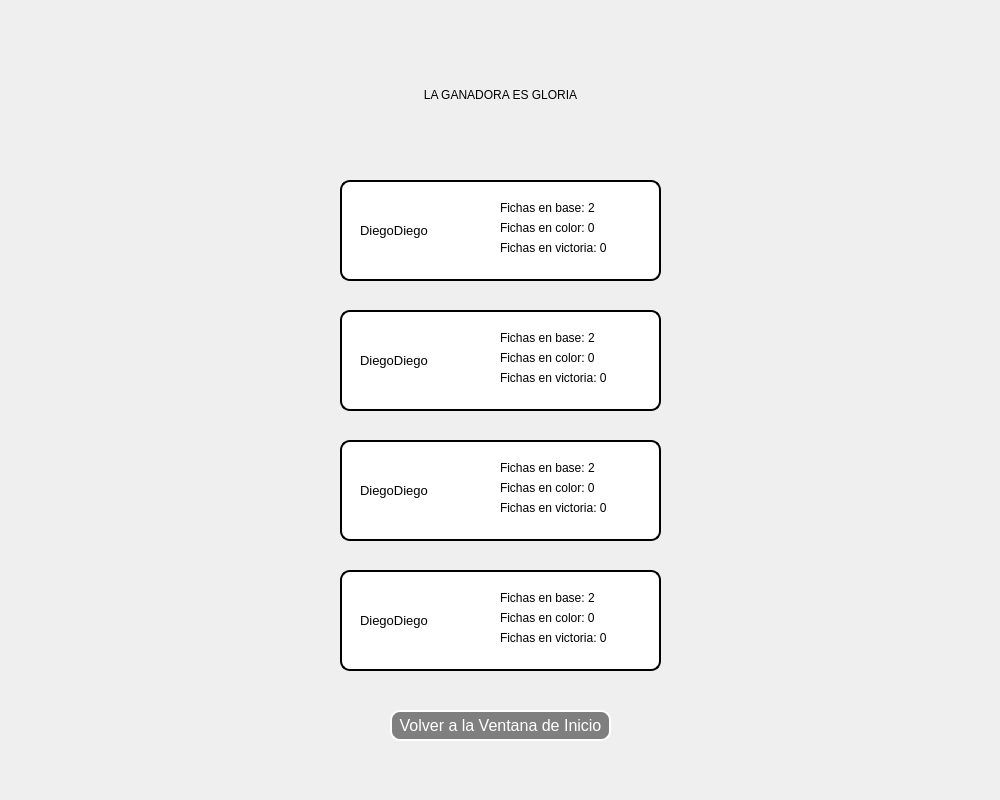
<?xml version="1.0" encoding="UTF-8"?>
<ui version="4.0">
 <class>MainWindow</class>
 <widget class="QMainWindow" name="MainWindow">
  <property name="geometry">
   <rect>
    <x>0</x>
    <y>0</y>
    <width>1000</width>
    <height>800</height>
   </rect>
  </property>
  <property name="windowTitle">
   <string>MainWindow</string>
  </property>
  <widget class="QWidget" name="centralwidget">
   <widget class="QLabel" name="label">
    <property name="geometry">
     <rect>
      <x>0</x>
      <y>0</y>
      <width>1000</width>
      <height>800</height>
     </rect>
    </property>
    <property name="text">
     <string/>
    </property>
    <property name="pixmap">
     <pixmap>../../Sprites/Logos/fondo.png</pixmap>
    </property>
    <property name="scaledContents">
     <bool>true</bool>
    </property>
   </widget>
   <widget class="QLabel" name="label_2">
    <property name="geometry">
     <rect>
      <x>70</x>
      <y>70</y>
      <width>861</width>
      <height>51</height>
     </rect>
    </property>
    <property name="styleSheet">
     <string notr="true">font: 75 26pt &quot;MS Shell Dlg 2&quot;;</string>
    </property>
    <property name="text">
     <string>&lt;html&gt;&lt;head/&gt;&lt;body&gt;&lt;p align=&quot;center&quot;&gt;LA GANADORA ES GLORIA&lt;/p&gt;&lt;/body&gt;&lt;/html&gt;</string>
    </property>
   </widget>
   <widget class="QLabel" name="label_3">
    <property name="geometry">
     <rect>
      <x>340</x>
      <y>180</y>
      <width>321</width>
      <height>101</height>
     </rect>
    </property>
    <property name="styleSheet">
     <string notr="true">background-color: rgb(255, 255, 255);
font: 16px;
border-style: outset;
border-radius: 10px;
border-width: 2px;</string>
    </property>
    <property name="text">
     <string/>
    </property>
   </widget>
   <widget class="QLabel" name="label_4">
    <property name="geometry">
     <rect>
      <x>340</x>
      <y>310</y>
      <width>321</width>
      <height>101</height>
     </rect>
    </property>
    <property name="styleSheet">
     <string notr="true">background-color: rgb(255, 255, 255);
font: 16px;
border-style: outset;
border-radius: 10px;
border-width: 2px;</string>
    </property>
    <property name="text">
     <string/>
    </property>
   </widget>
   <widget class="QLabel" name="label_5">
    <property name="geometry">
     <rect>
      <x>340</x>
      <y>440</y>
      <width>321</width>
      <height>101</height>
     </rect>
    </property>
    <property name="styleSheet">
     <string notr="true">background-color: rgb(255, 255, 255);
font: 16px;
border-style: outset;
border-radius: 10px;
border-width: 2px;</string>
    </property>
    <property name="text">
     <string/>
    </property>
   </widget>
   <widget class="QLabel" name="label_6">
    <property name="geometry">
     <rect>
      <x>340</x>
      <y>570</y>
      <width>321</width>
      <height>101</height>
     </rect>
    </property>
    <property name="styleSheet">
     <string notr="true">background-color: rgb(255, 255, 255);
font: 16px;
border-style: outset;
border-radius: 10px;
border-width: 2px;</string>
    </property>
    <property name="text">
     <string/>
    </property>
   </widget>
   <widget class="QLabel" name="nombre_j4">
    <property name="geometry">
     <rect>
      <x>360</x>
      <y>600</y>
      <width>121</width>
      <height>41</height>
     </rect>
    </property>
    <property name="styleSheet">
     <string notr="true">font: 75 12pt &quot;MS Shell Dlg 2&quot;;</string>
    </property>
    <property name="text">
     <string>&lt;html&gt;&lt;head/&gt;&lt;body&gt;&lt;p&gt;&lt;span style=&quot; font-size:10pt;&quot;&gt;DiegoDiego&lt;/span&gt;&lt;/p&gt;&lt;/body&gt;&lt;/html&gt;</string>
    </property>
   </widget>
   <widget class="QLabel" name="nombre_j2">
    <property name="geometry">
     <rect>
      <x>360</x>
      <y>340</y>
      <width>121</width>
      <height>41</height>
     </rect>
    </property>
    <property name="styleSheet">
     <string notr="true">font: 75 12pt &quot;MS Shell Dlg 2&quot;;</string>
    </property>
    <property name="text">
     <string>&lt;html&gt;&lt;head/&gt;&lt;body&gt;&lt;p&gt;&lt;span style=&quot; font-size:10pt;&quot;&gt;DiegoDiego&lt;/span&gt;&lt;/p&gt;&lt;/body&gt;&lt;/html&gt;</string>
    </property>
   </widget>
   <widget class="QLabel" name="nombre_j3">
    <property name="geometry">
     <rect>
      <x>360</x>
      <y>470</y>
      <width>121</width>
      <height>41</height>
     </rect>
    </property>
    <property name="styleSheet">
     <string notr="true">font: 75 12pt &quot;MS Shell Dlg 2&quot;;</string>
    </property>
    <property name="text">
     <string>&lt;html&gt;&lt;head/&gt;&lt;body&gt;&lt;p&gt;&lt;span style=&quot; font-size:10pt;&quot;&gt;DiegoDiego&lt;/span&gt;&lt;/p&gt;&lt;/body&gt;&lt;/html&gt;</string>
    </property>
   </widget>
   <widget class="QLabel" name="nombre_j1">
    <property name="geometry">
     <rect>
      <x>360</x>
      <y>210</y>
      <width>121</width>
      <height>41</height>
     </rect>
    </property>
    <property name="styleSheet">
     <string notr="true">font: 75 12pt &quot;MS Shell Dlg 2&quot;;</string>
    </property>
    <property name="text">
     <string>&lt;html&gt;&lt;head/&gt;&lt;body&gt;&lt;p&gt;&lt;span style=&quot; font-size:10pt;&quot;&gt;DiegoDiego&lt;/span&gt;&lt;/p&gt;&lt;/body&gt;&lt;/html&gt;</string>
    </property>
   </widget>
   <widget class="QLabel" name="label_fec1">
    <property name="geometry">
     <rect>
      <x>500</x>
      <y>220</y>
      <width>141</width>
      <height>16</height>
     </rect>
    </property>
    <property name="styleSheet">
     <string notr="true">font: 15px;</string>
    </property>
    <property name="text">
     <string>&lt;html&gt;&lt;head/&gt;&lt;body&gt;&lt;p&gt;&lt;span style=&quot; font-size:9pt;&quot;&gt;Fichas en color: 0&lt;/span&gt;&lt;/p&gt;&lt;/body&gt;&lt;/html&gt;</string>
    </property>
   </widget>
   <widget class="QLabel" name="label_fev1">
    <property name="geometry">
     <rect>
      <x>500</x>
      <y>240</y>
      <width>141</width>
      <height>16</height>
     </rect>
    </property>
    <property name="styleSheet">
     <string notr="true">font: 15px;</string>
    </property>
    <property name="text">
     <string>&lt;html&gt;&lt;head/&gt;&lt;body&gt;&lt;p&gt;&lt;span style=&quot; font-size:9pt;&quot;&gt;Fichas en victoria: 0&lt;/span&gt;&lt;/p&gt;&lt;/body&gt;&lt;/html&gt;</string>
    </property>
   </widget>
   <widget class="QLabel" name="label_feb1">
    <property name="geometry">
     <rect>
      <x>500</x>
      <y>200</y>
      <width>141</width>
      <height>16</height>
     </rect>
    </property>
    <property name="styleSheet">
     <string notr="true">font: 15px;</string>
    </property>
    <property name="text">
     <string>&lt;html&gt;&lt;head/&gt;&lt;body&gt;&lt;p&gt;&lt;span style=&quot; font-size:9pt;&quot;&gt;Fichas en base: 2&lt;/span&gt;&lt;/p&gt;&lt;/body&gt;&lt;/html&gt;</string>
    </property>
   </widget>
   <widget class="QLabel" name="label_feb2">
    <property name="geometry">
     <rect>
      <x>500</x>
      <y>330</y>
      <width>141</width>
      <height>16</height>
     </rect>
    </property>
    <property name="styleSheet">
     <string notr="true">font: 15px;</string>
    </property>
    <property name="text">
     <string>&lt;html&gt;&lt;head/&gt;&lt;body&gt;&lt;p&gt;&lt;span style=&quot; font-size:9pt;&quot;&gt;Fichas en base: 2&lt;/span&gt;&lt;/p&gt;&lt;/body&gt;&lt;/html&gt;</string>
    </property>
   </widget>
   <widget class="QLabel" name="label_fec2">
    <property name="geometry">
     <rect>
      <x>500</x>
      <y>350</y>
      <width>141</width>
      <height>16</height>
     </rect>
    </property>
    <property name="styleSheet">
     <string notr="true">font: 15px;</string>
    </property>
    <property name="text">
     <string>&lt;html&gt;&lt;head/&gt;&lt;body&gt;&lt;p&gt;&lt;span style=&quot; font-size:9pt;&quot;&gt;Fichas en color: 0&lt;/span&gt;&lt;/p&gt;&lt;/body&gt;&lt;/html&gt;</string>
    </property>
   </widget>
   <widget class="QLabel" name="label_fev2">
    <property name="geometry">
     <rect>
      <x>500</x>
      <y>370</y>
      <width>141</width>
      <height>16</height>
     </rect>
    </property>
    <property name="styleSheet">
     <string notr="true">font: 15px;</string>
    </property>
    <property name="text">
     <string>&lt;html&gt;&lt;head/&gt;&lt;body&gt;&lt;p&gt;&lt;span style=&quot; font-size:9pt;&quot;&gt;Fichas en victoria: 0&lt;/span&gt;&lt;/p&gt;&lt;/body&gt;&lt;/html&gt;</string>
    </property>
   </widget>
   <widget class="QLabel" name="label_fev3">
    <property name="geometry">
     <rect>
      <x>500</x>
      <y>500</y>
      <width>141</width>
      <height>16</height>
     </rect>
    </property>
    <property name="styleSheet">
     <string notr="true">font: 15px;</string>
    </property>
    <property name="text">
     <string>&lt;html&gt;&lt;head/&gt;&lt;body&gt;&lt;p&gt;&lt;span style=&quot; font-size:9pt;&quot;&gt;Fichas en victoria: 0&lt;/span&gt;&lt;/p&gt;&lt;/body&gt;&lt;/html&gt;</string>
    </property>
   </widget>
   <widget class="QLabel" name="label_fec3">
    <property name="geometry">
     <rect>
      <x>500</x>
      <y>480</y>
      <width>141</width>
      <height>16</height>
     </rect>
    </property>
    <property name="styleSheet">
     <string notr="true">font: 15px;</string>
    </property>
    <property name="text">
     <string>&lt;html&gt;&lt;head/&gt;&lt;body&gt;&lt;p&gt;&lt;span style=&quot; font-size:9pt;&quot;&gt;Fichas en color: 0&lt;/span&gt;&lt;/p&gt;&lt;/body&gt;&lt;/html&gt;</string>
    </property>
   </widget>
   <widget class="QLabel" name="label_feb3">
    <property name="geometry">
     <rect>
      <x>500</x>
      <y>460</y>
      <width>141</width>
      <height>16</height>
     </rect>
    </property>
    <property name="styleSheet">
     <string notr="true">font: 15px;</string>
    </property>
    <property name="text">
     <string>&lt;html&gt;&lt;head/&gt;&lt;body&gt;&lt;p&gt;&lt;span style=&quot; font-size:9pt;&quot;&gt;Fichas en base: 2&lt;/span&gt;&lt;/p&gt;&lt;/body&gt;&lt;/html&gt;</string>
    </property>
   </widget>
   <widget class="QLabel" name="label_feb4">
    <property name="geometry">
     <rect>
      <x>500</x>
      <y>590</y>
      <width>141</width>
      <height>16</height>
     </rect>
    </property>
    <property name="styleSheet">
     <string notr="true">font: 15px;</string>
    </property>
    <property name="text">
     <string>&lt;html&gt;&lt;head/&gt;&lt;body&gt;&lt;p&gt;&lt;span style=&quot; font-size:9pt;&quot;&gt;Fichas en base: 2&lt;/span&gt;&lt;/p&gt;&lt;/body&gt;&lt;/html&gt;</string>
    </property>
   </widget>
   <widget class="QLabel" name="label_fec4">
    <property name="geometry">
     <rect>
      <x>500</x>
      <y>610</y>
      <width>141</width>
      <height>16</height>
     </rect>
    </property>
    <property name="styleSheet">
     <string notr="true">font: 15px;</string>
    </property>
    <property name="text">
     <string>&lt;html&gt;&lt;head/&gt;&lt;body&gt;&lt;p&gt;&lt;span style=&quot; font-size:9pt;&quot;&gt;Fichas en color: 0&lt;/span&gt;&lt;/p&gt;&lt;/body&gt;&lt;/html&gt;</string>
    </property>
   </widget>
   <widget class="QLabel" name="label_fev4">
    <property name="geometry">
     <rect>
      <x>500</x>
      <y>630</y>
      <width>141</width>
      <height>16</height>
     </rect>
    </property>
    <property name="styleSheet">
     <string notr="true">font: 15px;</string>
    </property>
    <property name="text">
     <string>&lt;html&gt;&lt;head/&gt;&lt;body&gt;&lt;p&gt;&lt;span style=&quot; font-size:9pt;&quot;&gt;Fichas en victoria: 0&lt;/span&gt;&lt;/p&gt;&lt;/body&gt;&lt;/html&gt;</string>
    </property>
   </widget>
   <widget class="QPushButton" name="boton_volver">
    <property name="geometry">
     <rect>
      <x>390</x>
      <y>710</y>
      <width>221</width>
      <height>31</height>
     </rect>
    </property>
    <property name="styleSheet">
     <string notr="true">color: rgb(255, 255, 255);
font: 16px;
border-style: outset;
border-radius: 10px;
border-width: 2px;
background-color: rgb(127, 127, 127);</string>
    </property>
    <property name="text">
     <string>Volver a la Ventana de Inicio</string>
    </property>
   </widget>
  </widget>
 </widget>
 <resources/>
 <connections/>
</ui>
